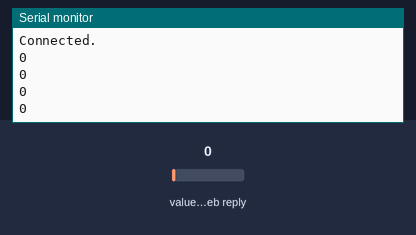
This sketch was run on a simulated ESP32. On the bench: the last lines printed to the serial monitor. The test bench sets the inputs (shaded band); at power-on: value in the web reply 0. WiFi joins after 1.5 s; servers stay silent unless stated; web services answer with replies made up by the test bench.

Above: at 6.4 s.
6.5 s: value in the web reply set to 2
At 6.71 s:
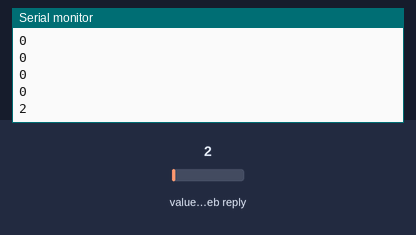
8.0 s: value in the web reply set to 25
At 8.21 s:
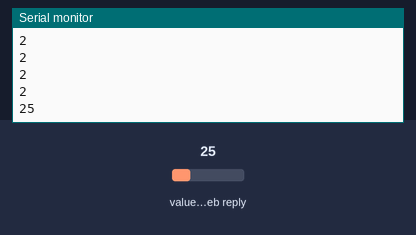
Timing chart, 0 to 11.0 s (numbered marks = the images above; inputs shaded):
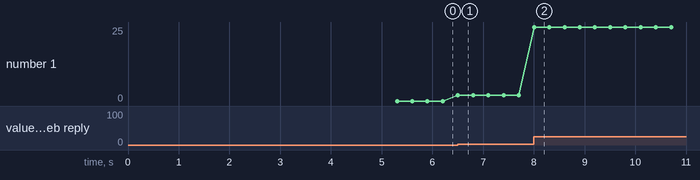

Measured:
- after the input at 6.5 s, the serial monitor: prints a new line at once (image 1)
- after the input at 8.0 s, the serial monitor: prints a new line at once (image 2)
- plotted number 1: 0 → 2 after the input at 6.5 s, 2 → 25 after the input at 8.0 s

The sketch:

readDelayTest.ino
```cpp
// Read Delay Test
// Results: There is no delay when reading / when a field updates. There is only a 15s delay when uploading.

#include "ThingSpeak.h"
#include <WiFi.h>

// WIFI
#define SECRET_SSID "FiOS-3VPP9"    // replace MySSID with your WiFi network name
#define SECRET_PASS "eat2359omni564bare"  // replace MyPassword with your WiFi password

#define SECRET_CH_ID 1076743     // replace 0000000 with your channel number
#define SECRET_READ_APIKEY "BOCRGKV103WDJD6Y"

char ssid[] = SECRET_SSID;   // your network SSID (name)
char pass[] = SECRET_PASS;   // your network password
int keyIndex = 0;            // your network key Index number (needed only for WEP)
WiFiClient  client;

unsigned long myChannelNumber = SECRET_CH_ID;
const char * myReadAPIKey = SECRET_READ_APIKEY;

int ReadyToTake;

// Timing
unsigned long previousMillis;

void setup() {
  Serial.begin(115200);  //Initialize serial
  WiFi.mode(WIFI_STA);
  ThingSpeak.begin(client);  // Initialize ThingSpeak
  previousMillis = millis();
}

void loop() {
  // Connect or reconnect to WiFi
  if(WiFi.status() != WL_CONNECTED){
    Serial.print("Attempting to connect to SSID: ");
    Serial.println(SECRET_SSID);
    while(WiFi.status() != WL_CONNECTED){
      WiFi.begin(ssid, pass); // Connect to WPA/WPA2 network. Change this line if using open or WEP network
      Serial.print(".");
      delay(5000);
    }
    Serial.println("\nConnected.");
  }

  ReadyToTake = ThingSpeak.readIntField(myChannelNumber, 2, myReadAPIKey); // The first variable of the logic, need to figure whether to eat or not!
  Serial.println(ReadyToTake);

}
```
